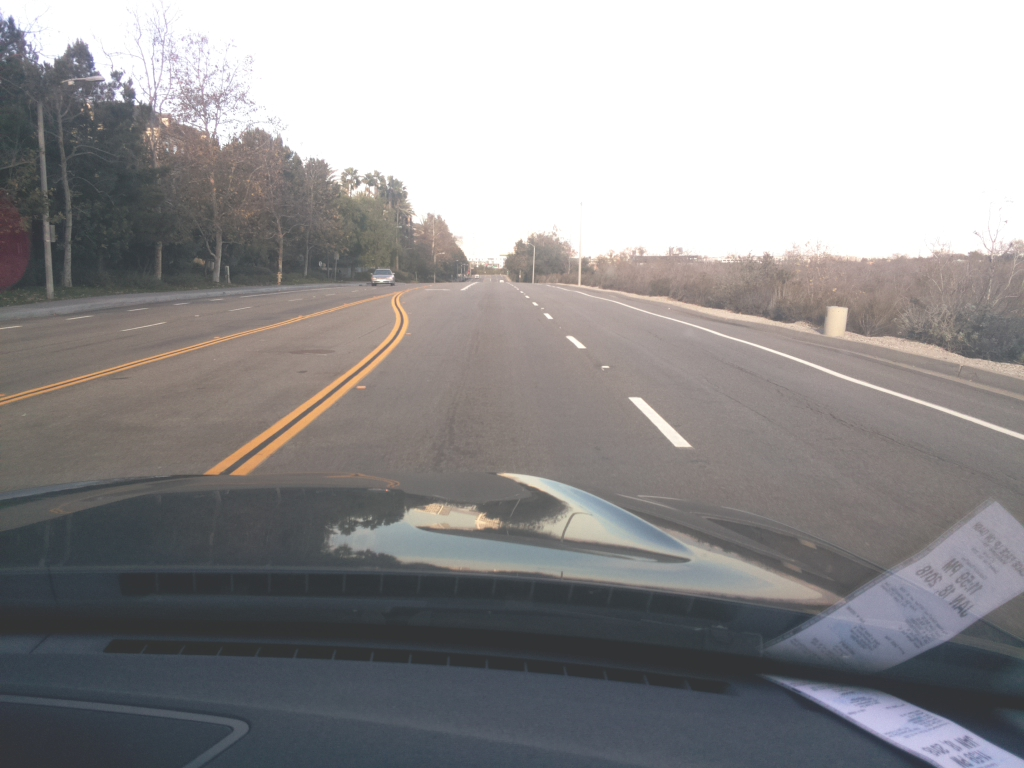
#> input picture 12image.jpg, 1024 x 768 px
$ python 'road detection 2.2 work.py'
#> lines starting #> are read from the running program, lines starting #| are printed output that depends on the picture; after the words box and inside, x2 and y2 are one past the last pixel; in counts of white or black regions, pixels touching at a corner belong together; long printed decimals are rounded
#> further down, image is the input picture: shape (768, 1024, 3); mean B, G, R 145.5, 144.6, 146.5
import cv2
import numpy as np

import matplotlib.pyplot as plt

#selesct yellow and white color
def select_rgb_wy(image):
	lower = np.uint8([230,230,225]) #(G,B,R)
	upper = np.uint8([255,255,255])
	white_mask = cv2.inRange(image,lower,upper)
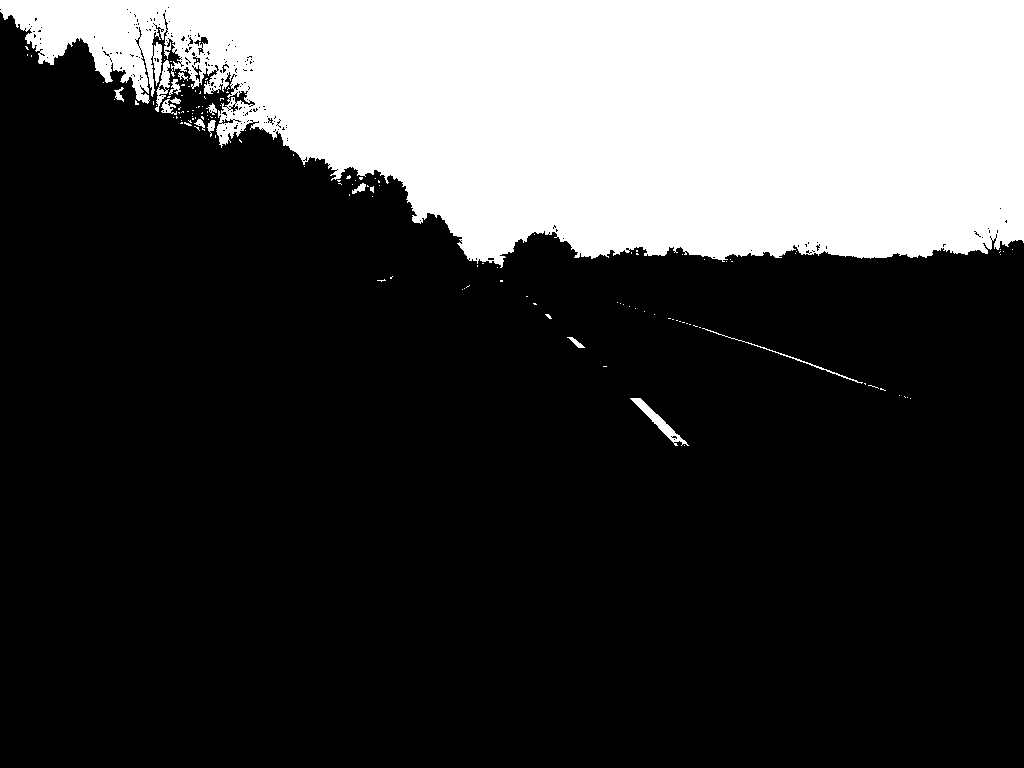
#> white_mask: shape (768, 1024); 25.2% white; 138 white regions (124 under 20 px), largest, box (x1, y1, x2, y2) and area: (0, 0, 1024, 268) 195608, (630, 398, 689, 446) 543, (155, 60, 170, 112) 320

	lower = np.uint8([160,120,90]) #(G,B,R)
	upper = np.uint8([230,150,120])
	yellow_mask = cv2.inRange(image,lower,upper)
#> yellow_mask: shape (768, 1024); 0% white in thin lines or dots, all inside (x1, y1, x2, y2) = (813, 626, 972, 766)

	mask = cv2.bitwise_or(yellow_mask,white_mask)
	masked = cv2.bitwise_and(image,image,mask = mask)
	return masked

#convert rgb into hsl
def convert_hls(image):
    return cv2.cvtColor(image, cv2.COLOR_BGR2HLS)
#> returned value: shape (768, 1024, 3); mean of channels 0, 1, 2 47.7, 146.1, 19.9

#select white and yellow color in hsl
def select_hsl_wy(image):
    converted = convert_hls(image)
    # white color mask
    lower = np.uint8([10, 80, 75]) #(G,B,R) 0 150 0
    upper = np.uint8([45, 255, 255]) #(G,B,R) 255 255 255
    white_mask = cv2.inRange(converted, lower, upper)
#> white_mask: shape (768, 1024); 1.9% white; 270 white regions (239 under 20 px), largest, box (x1, y1, x2, y2) and area: (0, 290, 411, 476) 5328, (544, 205, 813, 333) 2064, (827, 307, 946, 358) 1087
    # yellow color mask
    lower = np.uint8([ 10, 45,100]) # 10 0 70
    upper = np.uint8([ 22, 240,200]) # 40 255 255
    yellow_mask = cv2.inRange(converted, lower, upper)
#> yellow_mask: shape (768, 1024); 0.75% white; 384 white regions (363 under 20 px), largest, box (x1, y1, x2, y2) and area: (233, 292, 409, 475) 1346, (207, 313, 401, 474) 1120, (621, 292, 775, 325) 582
    # combine the mask
    mask = cv2.bitwise_or(white_mask, yellow_mask)
    return cv2.bitwise_and(image, image, mask = mask)

def convert_gray_scale(image):
    return cv2.cvtColor(image, cv2.COLOR_RGB2GRAY)
#> returned value: shape (768, 1024)

def apply_smoothing(image, kernel_size=15):
    """
    kernel_size must be postivie and odd
    """
#> called with kernel_size = 15
    return cv2.GaussianBlur(image, (kernel_size, kernel_size), 0)

def detect_edges(image, low_threshold=40, high_threshold=150):
#> called with low_threshold = 40, high_threshold = 150
    return cv2.Canny(image, low_threshold, high_threshold)
#> returned value: shape (768, 1024); 0.83% white in thin lines or dots, all inside (x1, y1, x2, y2) = (0, 117, 1024, 529)


def filter_region(image, vertices):
    """
    Create the mask using the vertices and apply it to the input image
    """
    mask = np.zeros_like(image)
    if len(mask.shape)==2:
        cv2.fillPoly(mask, vertices, 255)
    else:
        cv2.fillPoly(mask, vertices, (255,)*mask.shape[2]) # in case, the input image has a channel dimension
    return cv2.bitwise_and(image, mask)


def select_region(image):
    """
    It keeps the region surrounded by the `vertices` (i.e. polygon).  Other area is set to 0 (black).
    """
    # first, define the polygon by vertices
    rows, cols = image.shape[:2]

    bottom_left  = [cols*0, rows*0.6]
    top_left     = [cols*0.1, rows*0.45]
    bottom_right = [cols*1, rows*0.6]
    top_right    = [cols*0.9, rows*0.45]

# [7 lines of commented-out code are left out]
    vertices = np.array([[bottom_left, top_left, top_right, bottom_right]], dtype=np.int32)
    return filter_region(image, vertices)
#> in filter_region, `return cv2.bitwise_and(image, mask)`:
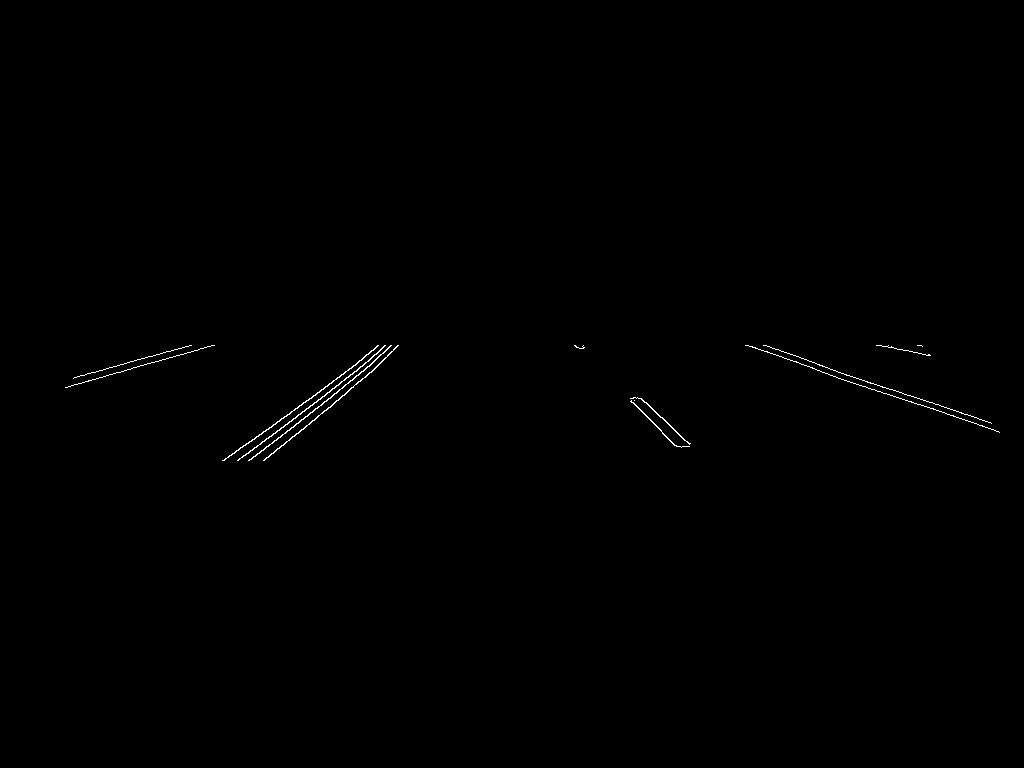
#> returned value: shape (768, 1024); 0.27% white in thin lines or dots, all inside (x1, y1, x2, y2) = (65, 345, 1000, 461)

def hough_lines(image):
    """
    `image` should be the output of a Canny transform.

    Returns hough lines (not the image with lines)
    """
    return cv2.HoughLinesP(image, rho=1, theta=np.pi/180, threshold=20, minLineLength=20, maxLineGap=300)


def average_slope_intercept(lists):
    left_lines    = [] # (slope, intercept)
    left_weights  = [] # (length,)
    right_lines   = [] # (slope, intercept)
    right_weights = [] # (length,)

    for line in lists:
#        for line in lines:
            x1=line[0]
            y1=line[1]
            x2=line[2]
            y2=line[3]
            if x2==x1:
                continue # ignore a vertical line
            slope = (y2-y1)/(x2-x1)
            intercept = y1 - slope*x1
            length = np.sqrt((y2-y1)**2+(x2-x1)**2)
            if slope < 0: # y is reversed in image
                  left_lines.append((slope, intercept))
                  left_weights.append((length))
            else:
                  right_lines.append((slope, intercept))
                  right_weights.append((length))
    left_lane  = np.dot(left_weights,  left_lines) /np.sum(left_weights)  if len(left_weights) >0 else None
    right_lane = np.dot(right_weights, right_lines)/np.sum(right_weights) if len(right_weights)>0 else None

    return left_lane, right_lane # (slope, intercept), (slope, intercept)


def make_line_points(y1, y2, line):
    """
    Convert a line represented in slope and intercept into pixel points
    """
    if line is None:
        return None

    slope, intercept = line

    # make sure everything is integer as cv2.line requires it
    x1 = int((y1 - intercept)/slope)
    x2 = int((y2 - intercept)/slope)
    y1 = int(y1)
    y2 = int(y2)

    return ((x1, y1), (x2, y2))


image = cv2.imread("12image.jpg")

(b,g,r)= cv2.split(image)
rgb_img = cv2.merge([b,g,r])

rgb_wy = select_rgb_wy(rgb_img)
hsl_wy = select_hsl_wy(rgb_img)

gray_images = convert_gray_scale(hsl_wy)

blurred_images=apply_smoothing(gray_images)
edge_image=detect_edges(blurred_images)

roi_images= select_region(edge_image)

list_of_lines = hough_lines( roi_images)
#> list_of_lines = 22 rows, first 6: [819, 365, 973, 416], [224, 460, 356, 364], [238, 459, 371, 358], [251, 459, 397, 345], [745, 345, 999, 432], [65, 387, 212, 345]
a,b= image.shape[:2]

print(a)
#| 768
print(b)
#| 1024


def _line2line(line1):

    """
    - line1 is a list of two xy tuples
    - line2 is a list of two xy tuples
    References consulted:
    http://mathforum.org/library/drmath/view/51980.html
    and http://mathforum.org/library/drmath/view/51926.html
    and https://answers.yahoo.com/question/index?qid=20110507163534AAgvfQF
    """
    a=768
    b=1024
    import math
    #step1: cross prod the two lines to find common perp vector
    L1x1,L1y1,L1x2,L1y2 = line1
    L2x1,L2y1,L2x2,L2y2 =int(b/2) ,0 ,int(b/2) ,a
    L1dx,L1dy = L1x2-L1x1,L1y2-L1y1
    L2dx,L2dy = L2x2-L2x1,L2y2-L2y1
    commonperp_dx,commonperp_dy = (L1dy - L2dy, L2dx-L1dx)

    #step2: normalized_perp = perp vector / distance of common perp
    commonperp_length = math.hypot(commonperp_dx,commonperp_dy)
    commonperp_normalized_dx = commonperp_dx/float(commonperp_length)
    commonperp_normalized_dy = commonperp_dy/float(commonperp_length)

    #step3: length of (pointonline1-pointonline2 dotprod normalized_perp).
    # Note: According to the first link above, it's sufficient to
    #    "Take any point m on line 1 and any point n on line 2."
    #    Here I chose the startpoint of both lines
    shortestvector_dx = (L1x1-L2x1)*commonperp_normalized_dx
    shortestvector_dy = (L1y1-L2y1)*commonperp_normalized_dy
    mindist = math.hypot(shortestvector_dx,shortestvector_dy)

    #return results
    result = mindist
    return result

new_lines=[]

for lists in list_of_lines:
        for lines in lists:
                img= cv2.line(image,(lines[0],lines[1]),(lines[2],lines[3]),(255,0,0),5)
                print(lines)
                print("distance=",_line2line(lines))
                if _line2line(lines) < 250:     #can modify !!!
                        new_lines.append(lines)
#> this loop made 22 passes
#> (printed output is left out)
print(new_lines)
#> (printed output is left out)

img= cv2.line(image,(int(b/2),0),(int(b/2),a),(0,255,0),5)
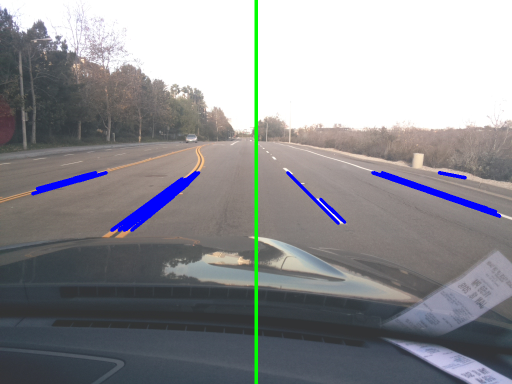
#> img: shape (768, 1024, 3) (shown at 1/2 size); mean B, G, R 146.2, 142.9, 142.6


left_lane, right_lane = average_slope_intercept(new_lines)
#> the loop in average_slope_intercept, `for line in lists:` made 6 passes
#> line on passes 1 to 6: [745, 345, 999, 432], [575, 345, 676, 446], [662, 417, 689, 444], [365, 377, 394, 348], [641, 398, 684, 440], [298, 433, 390, 345]

print("left:",left_lane)
#| left: [ -0.9671  723.881]
print("right:", right_lane)
#| right: [  0.6509 -62.403]

y1 = image.shape[0]
y2 = y1*0.1

new_left_line  = make_line_points(y1, y2, left_lane)
new_right_line = make_line_points(y1, y2, right_lane)


img= cv2.line(image,new_left_line[0] ,new_left_line[1] ,(0,0,255),10)
img= cv2.line(image,new_right_line[0] ,new_right_line[1] ,(0,0,255),10)
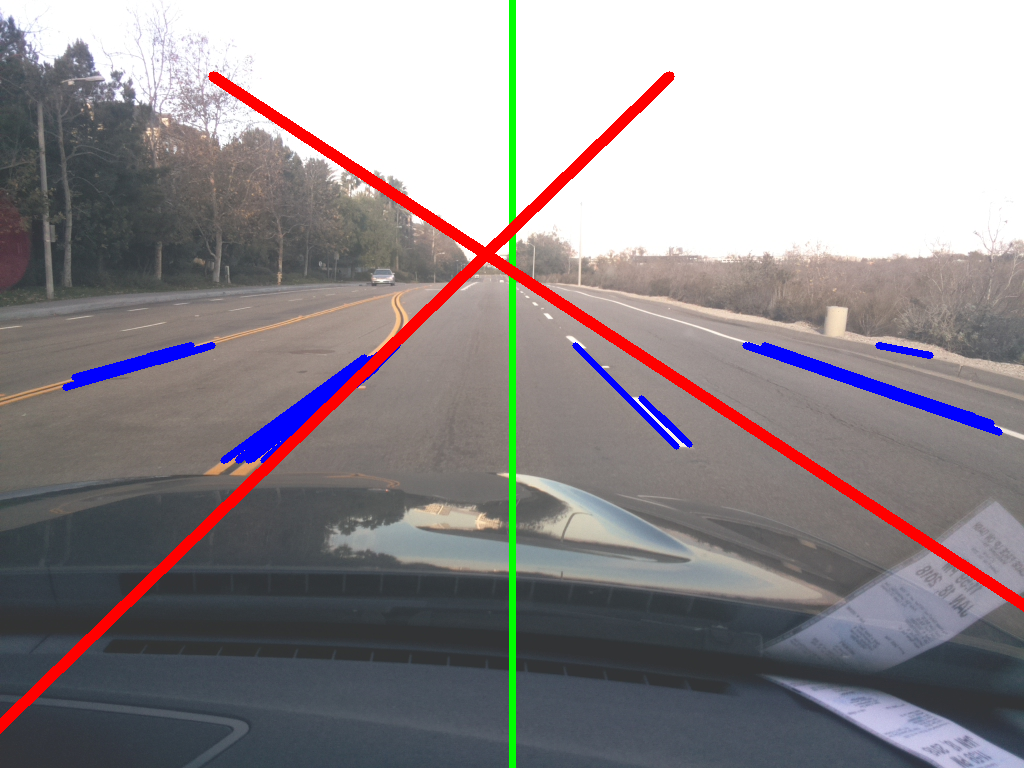
#> img: shape (768, 1024, 3); mean B, G, R 141.7, 138.9, 145.5

cv2.namedWindow('image',cv2.WINDOW_NORMAL)
cv2.imshow("image",image)
cv2.waitKey(0)

$ run again, with 10image.jpg copied over 12image.jpg
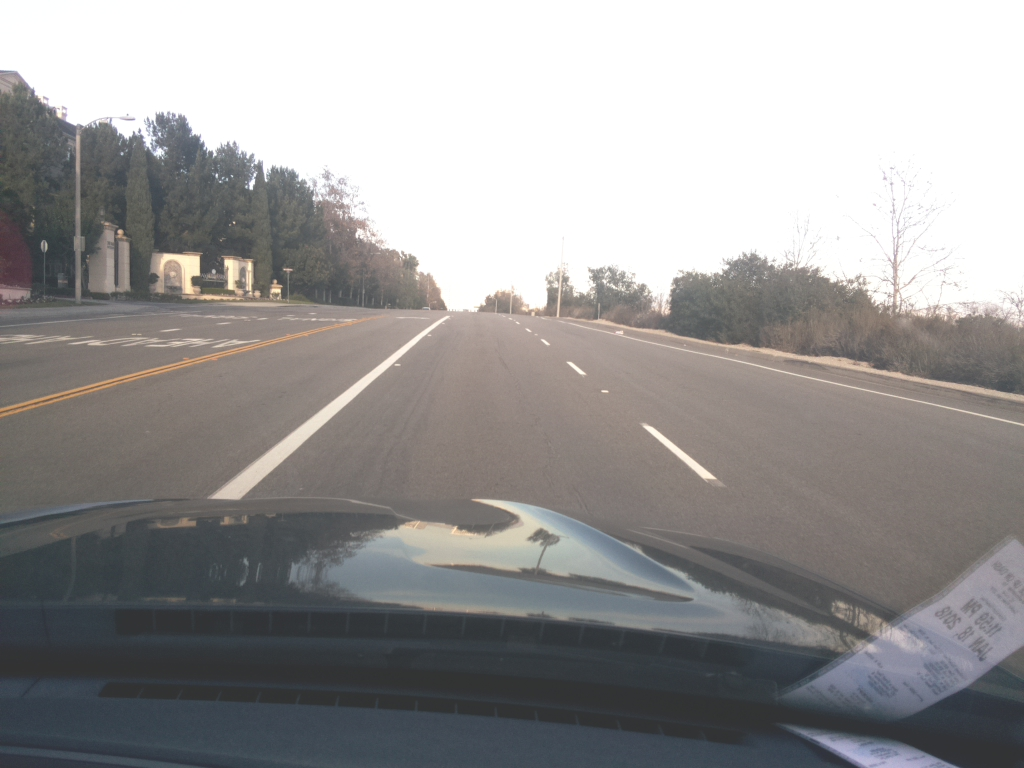
#> input picture 10image.jpg, 1024 x 768 px
#> image is the input picture: shape (768, 1024, 3); mean B, G, R 151.3, 151.7, 153.2
#> in select_rgb_wy, `white_mask = cv2.inRange(image,lower,upper)`:
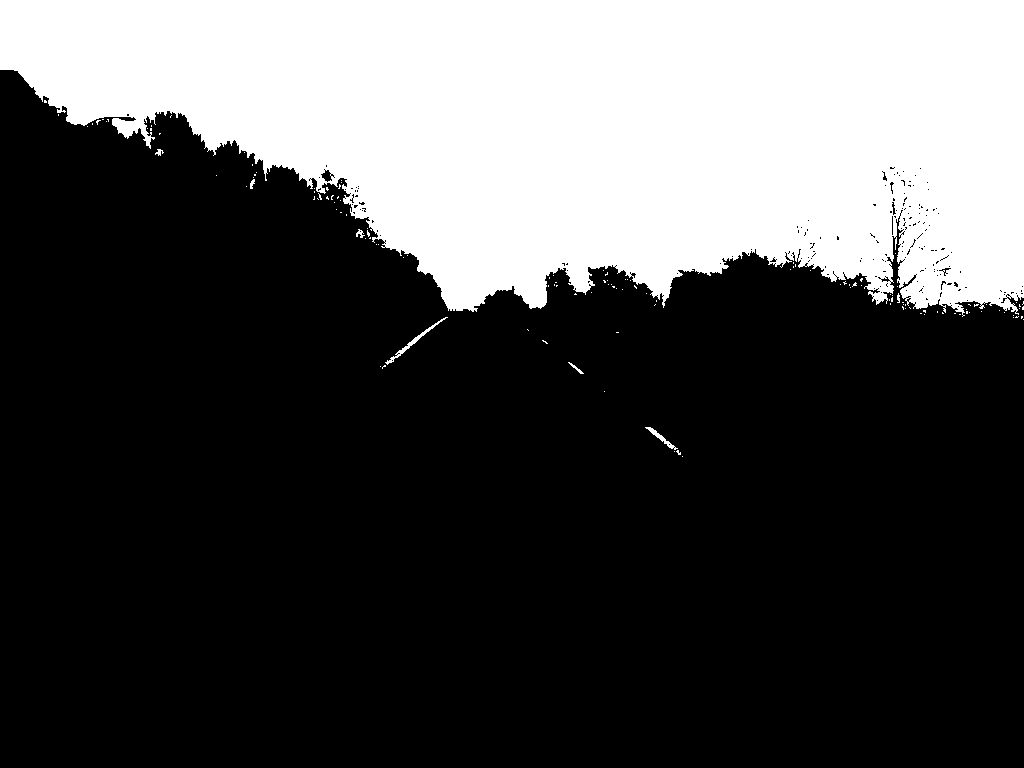
#> white_mask: shape (768, 1024); 30.1% white; 137 white regions (129 under 20 px), largest, box (x1, y1, x2, y2) and area: (0, 0, 1024, 317) 235615, (385, 317, 448, 365) 242, (645, 427, 678, 450) 142
#> mask: shape (768, 1024); 13.6% white; 1 white region, box (x1, y1, x2, y2) and area: (0, 345, 1024, 461) 107003
#> list_of_lines = 19 rows, first 6: [65, 399, 244, 351], [260, 460, 401, 346], [61, 391, 247, 345], [760, 352, 955, 389], [281, 460, 413, 345], [826, 357, 952, 383]
#| 768
#| 1024
#> the loop `for lists in list_of_lines:` made 19 passes
#> (printed output is left out)
#> (printed output is left out)
#> the loop in average_slope_intercept, `for line in lists:` made 9 passes
#> line on passes 1 to 8: [281, 460, 413, 345], [547, 345, 694, 460], [545, 345, 682, 460], [745, 345, 865, 364], [364, 377, 404, 345], [703, 345, 858, 364], [573, 370, 682, 459], [287, 456, 376, 376]
#| left: [ -0.8702 702.561]
#| right: [0.6068 6.494]
#> `img= cv2.line(image,new_right_line[0] ,new_right_line[1] ,(0,0,255),10)`:
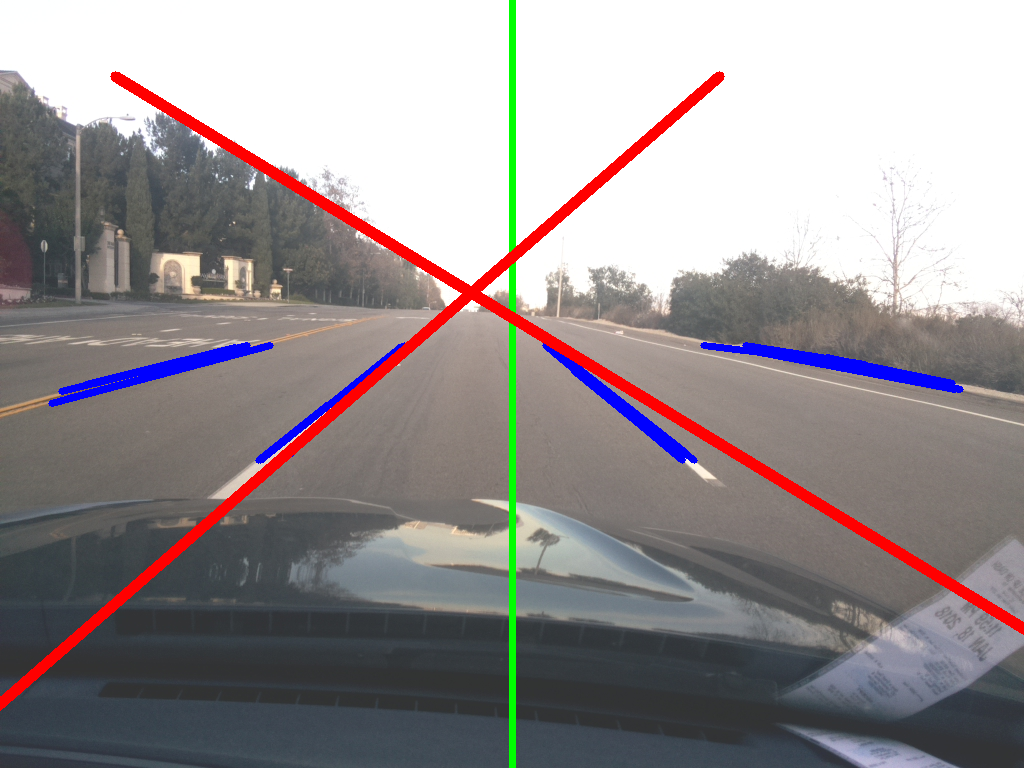
#> img: shape (768, 1024, 3); mean B, G, R 146.7, 145.4, 152.2
